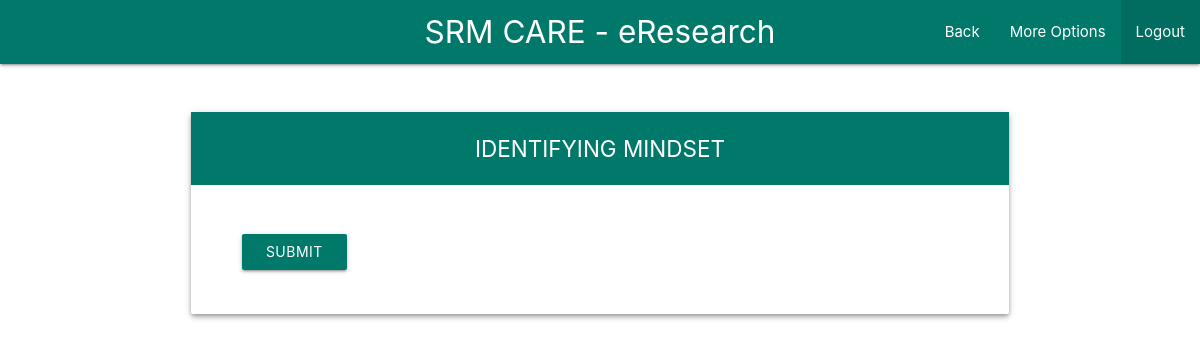
The page /login/user/identify/mindset.php (signed in) on the database as committed earlier.
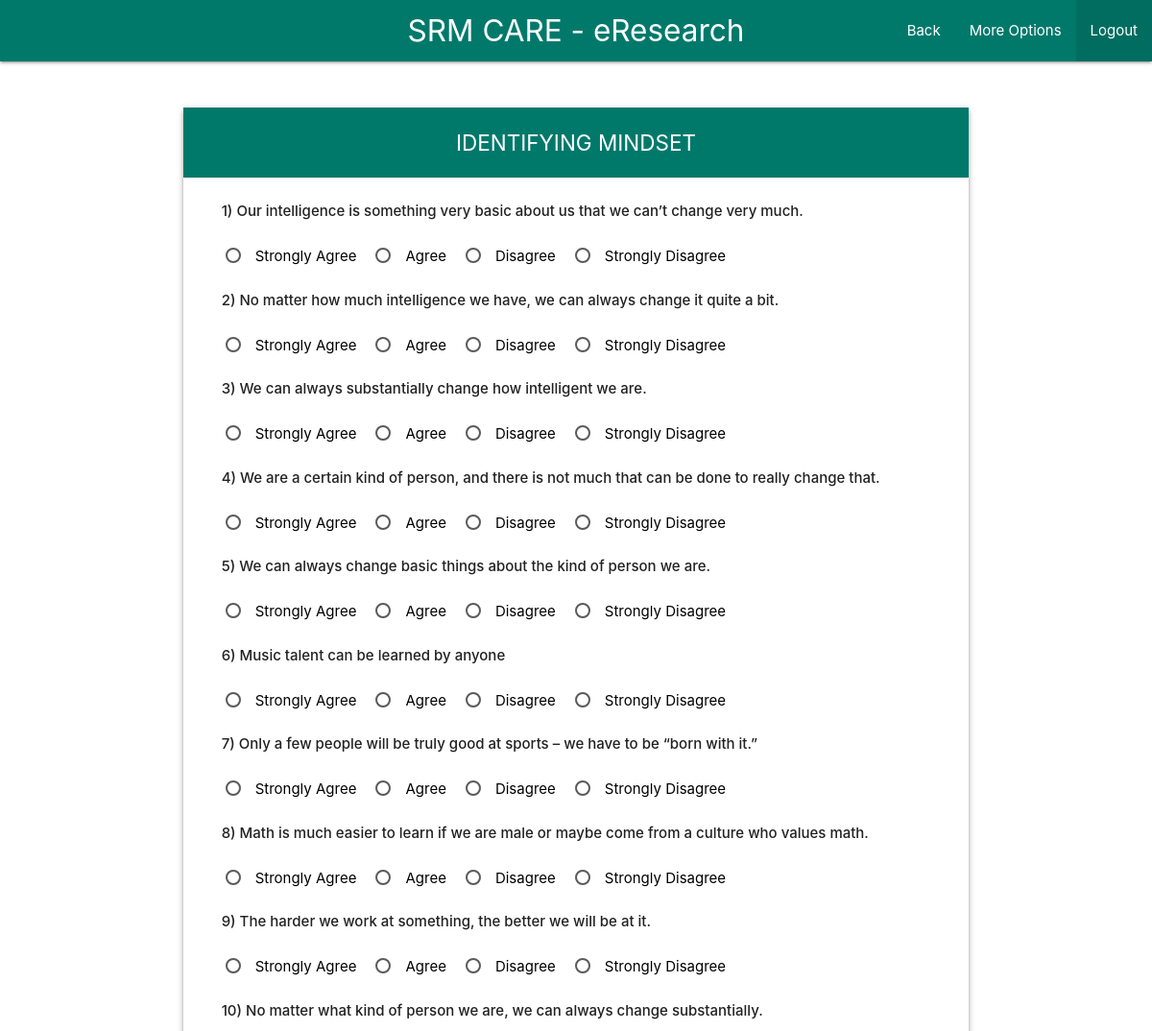
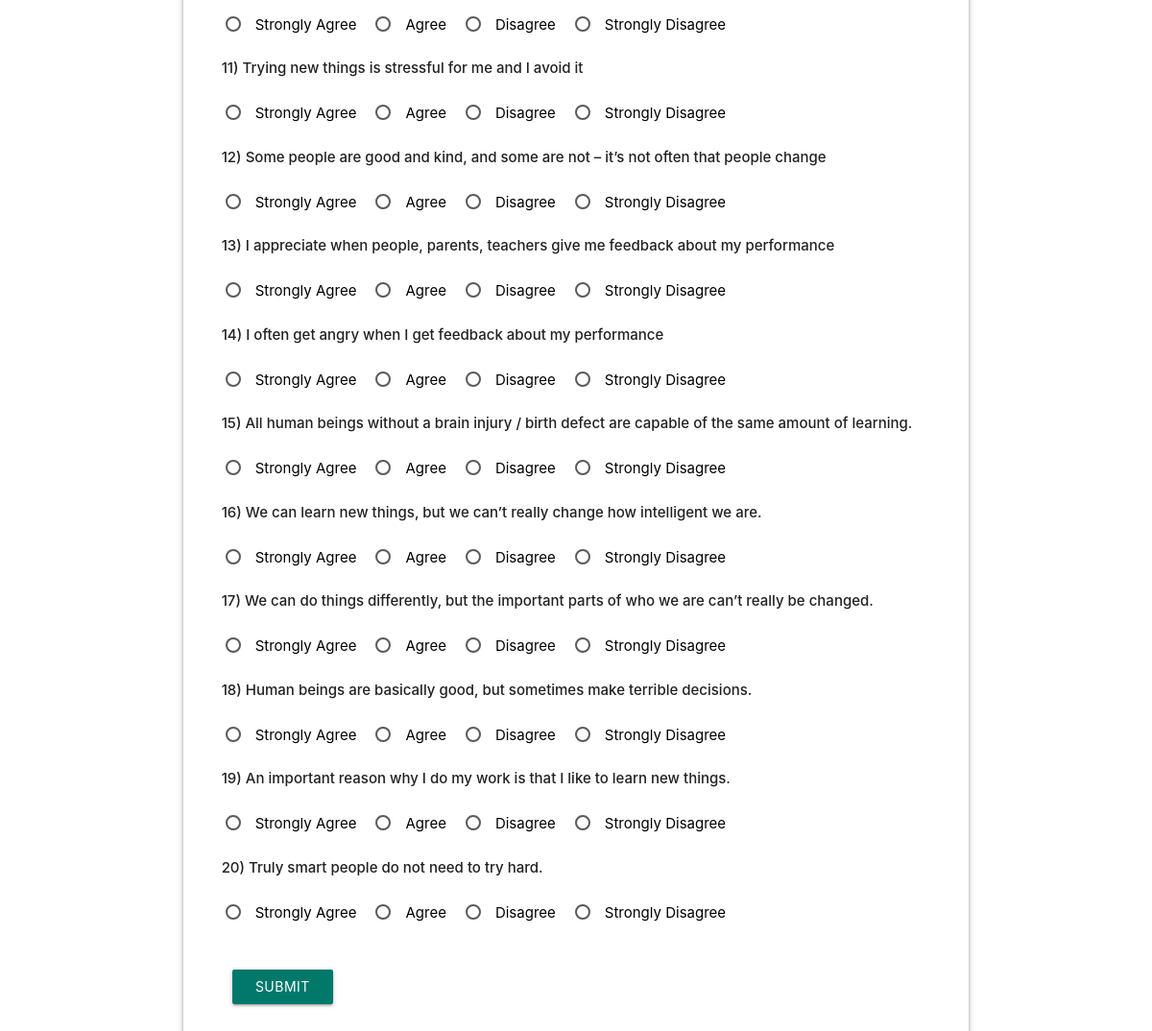
The same page on the database as committed later (2 pictures, top to bottom).
### tables this page shows
CREATE TABLE `mindset` (
  `id` int(11) NOT NULL,
  `question` text NOT NULL,
  `type` int(11) NOT NULL
);

### includes/general.php (called while the page is built, shortened)
<?php
$nav_title="SRM CARE - eResearch";
$color="teal darken-2";
?>

### login/user/identify/mindset.php (the view, shortened to what this page needs)
<?php
    include_once("../../../includes/config.php");
    include_once("../../../includes/general.php");
?>
<html>
    <head>
      <link type="text/css" rel="stylesheet" href="../../../css/materialize.min.css"  media="screen,projection"/>
      <link href="../../css/material-icons.css" rel="stylesheet">
    </head>
    <body>
 <nav>
    <div class="<?php echo $color; ?> nav-wrapper">
      <a href="#!" class="brand-logo hide-on-small-only center"><?php echo $nav_title; ?></a>
      <ul id="nav-mobile" class="right hide-on-med-and-down">
        <li><a href="index.php">Back</a></li>
        <li><a class="dropdown-trigger" data-target="dropdown1">More Options</a></li>
        <li class="active"><a href="../../../index.php">Logout</a></li>
      </ul>
    </div>
  </nav>
    <div class="container">
      <div class="row">
        <div class="col s12">
          <div class="card z-depth-2">
             <div id="l1" class="login center-align <?php echo $color; ?> white-text">IDENTIFYING MINDSET</div>
            <div class="card-content">
                <div class="row mindset" style="margin-left: 2%;">
                  <?php
                    $sql = "SELECT * FROM mindset";
                    if($result = mysqli_query($conn, $sql)) {
                      while($row = mysqli_fetch_assoc($result)) {
                        echo "<p><strong>".$row['id'].")&nbsp;".$row['question']."</strong></p>";
                        echo "<br>";
                        if($row['type'] == 0) {
                          echo "
                          <p>
                            <label>
                              <input name='q".$row['id']."' type='radio' value='0'/>
                              <span>Strongly Agree</span>
                            </label>
                            &nbsp;&nbsp;
                            <label>
                              <input name='q".$row['id']."' type='radio' value='1'/>
                              <span>Agree</span>
                            </label>
                            &nbsp;&nbsp;
                            <label>
                              <input name='q".$row['id']."' type='radio' value='2'/>
                              <span>Disagree</span>
                            </label>
                            &nbsp;&nbsp;
                            <label>
                              <input name='q".$row['id']."' type='radio' value='3'/>
                              <span>Strongly Disagree</span>
                            </label>
                          </p>
                          <br>
                          ";
                        } else {
                          echo "
                          <p>
                            <label>
                              <input name='q".$row['id']."' type='radio' value='3'/>
                              <span>Strongly Agree</span>
                            </label>
                            &nbsp;&nbsp;
                            <label>
                              <input name='q".$row['id']."' type='radio' value='2'/>
                              <span>Agree</span>
                            </label>
                            &nbsp;&nbsp;
                            <label>
                              <input name='q".$row['id']."' type='radio' value='1'/>
                              <span>Disagree</span>
                            </label>
                            &nbsp;&nbsp;
                            <label>
                              <input name='q".$row['id']."' type='radio' value='0'/>
                              <span>Strongly Disagree</span>
                            </label>
                          </p>
                          <br>
                          ";
                        }
                      }
                    }
                  ?>
                  <div class="col s4 m2">
                      <a class="btnsize waves-effect waves-light btn <?php echo $color?>" id="submit">Submit</a>
                  </div>
                </div>
            </div>
            </div>
          </div>
        </div>
      </div>
    </body>
  </html>

Rows that differ between the two databases and show on the page:
added mindset: id "1", question "Our intelligence is something very basic about us that we can’t change very much."
added mindset: id "2", question "No matter how much intelligence we have, we can always change it quite a bit."
added mindset: id "3", question "We can always substantially change how intelligent we are."
added mindset: id "4", question "We are a certain kind of person, and there is not much that can be done to really change that."
added mindset: id "5", question "We can always change basic things about the kind of person we are."
added mindset: id "6", question "Music talent can be learned by anyone"
added mindset: id "7", question "Only a few people will be truly good at sports – we have to be “born with it.”"
added mindset: id "8", question "Math is much easier to learn if we are male or maybe come from a culture who values math."
added mindset: id "9", question "The harder we work at something, the better we will be at it."
added mindset: id "10", question "No matter what kind of person we are, we can always change substantially."
added mindset: id "11", question "Trying new things is stressful for me and I avoid it"
added mindset: id "12", question "Some people are good and kind, and some are not – it’s not often that people change"
added mindset: id "13", question "I appreciate when people, parents, teachers give me feedback about my performance"
added mindset: id "14", question "I often get angry when I get feedback about my performance"
added mindset: id "15", question "All human beings without a brain injury / birth defect are capable of the same amount of learning."
added mindset: id "16", question "We can learn new things, but we can’t really change how intelligent we are."
added mindset: id "17", question "We can do things differently, but the important parts of who we are can’t really be changed."
added mindset: id "18", question "Human beings are basically good, but sometimes make terrible decisions."
added mindset: id "19", question "An important reason why I do my work is that I like to learn new things."
added mindset: id "20", question "Truly smart people do not need to try hard."
